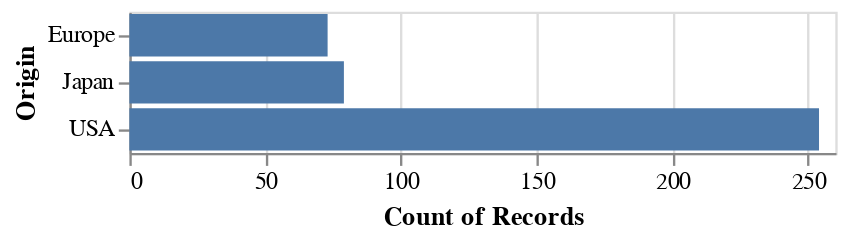

Write notebook code for a chart like this one.
### Code cell
alt.Chart(cars).mark_bar().encode(
    y='Origin:N',
    x ='count()'
)

### Figure 1 — Vega-Lite specification as saved in the notebook (floating-point values rounded to 4 significant figures; data arrays with more than 128 entries replaced by an {"elided": "..."} marker saying what was removed)
{"config": {"view": {"continuousWidth": 300, "continuousHeight": 300}}, "data": {"name": "data-583e73726c1545c56c203344161a975c"}, "mark": {"type": "bar"}, "encoding": {"x": {"aggregate": "count", "type": "quantitative"}, "y": {"field": "Origin", "type": "nominal"}}, "$schema": "https://vega.github.io/schema/vega-lite/v5.20.1.json", "datasets": {"data-583e73726c1545c56c203344161a975c": {"elided": "406 records"}}}
